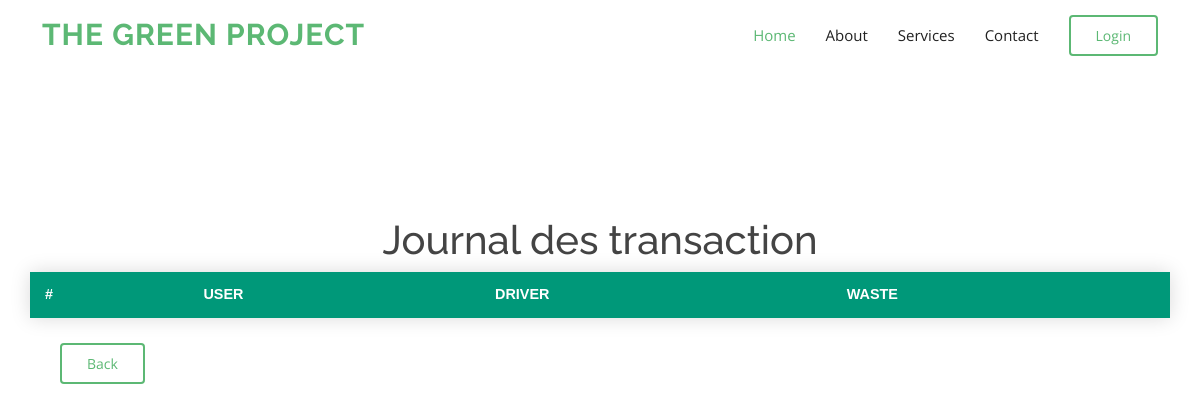
Page /functions/transactions.php on the earlier database version.
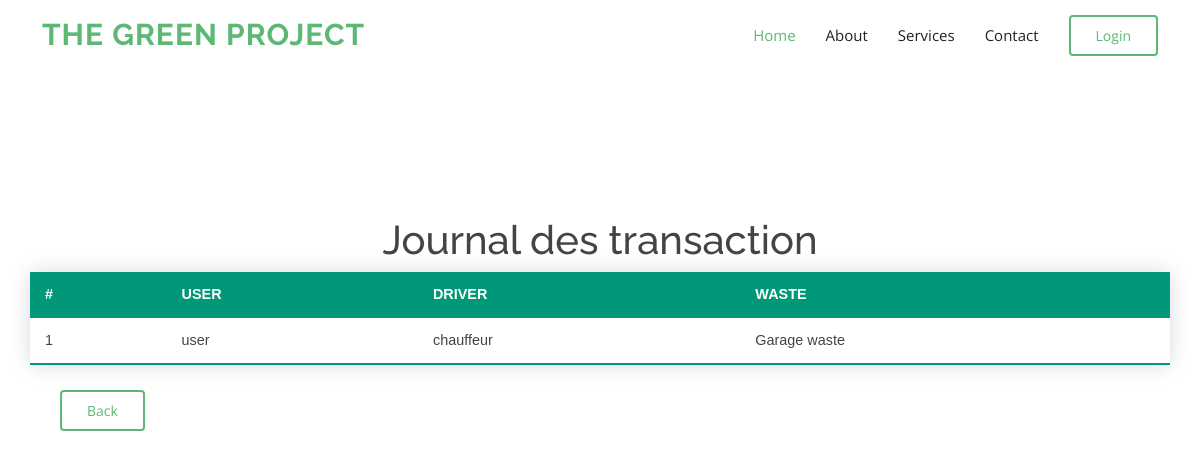
Same page on the later database version.
### tables this page shows
CREATE TABLE `transactions` (
  `id` int(11) NOT NULL,
  `user_id` int(11) NOT NULL,
  `driver_id` int(11) NOT NULL,
  `waste_id` int(11) NOT NULL
);

CREATE TABLE `user` (
  `immat` int(11) NOT NULL,
  `username` varchar(20) NOT NULL,
  `password` varchar(20) NOT NULL,
  `email` varchar(100) NOT NULL,
  `number` int(50) NOT NULL,
  `role` varchar(20) NOT NULL
);

CREATE TABLE `waste` (
  `id` int(11) NOT NULL,
  `title` varchar(50) NOT NULL,
  `volume` int(11) NOT NULL,
  `categorie` varchar(50) NOT NULL,
  `poids` int(11) NOT NULL,
  `location` varchar(50) NOT NULL
);

### functions/transactions.php (the view, shortened to what this page needs)
<?php
include("connection.php"); ?>
<!DOCTYPE html>
<html>
<head>
    <link href="../assets/vendor/animate.css/animate.min.css" rel="stylesheet">
    <link href="../assets/vendor/bootstrap/css/bootstrap.min.css" rel="stylesheet">
    <link href="../assets/vendor/bootstrap-icons/bootstrap-icons.css" rel="stylesheet">
    <link href="../assets/vendor/boxicons/css/boxicons.min.css" rel="stylesheet">
    <link href="../assets/vendor/glightbox/css/glightbox.min.css" rel="stylesheet">
    <link href="../assets/vendor/swiper/swiper-bundle.min.css" rel="stylesheet">
    <link href="../assets/css/style.css" rel="stylesheet">
</head>
<body class="bgimg">
    <header id="header" class="d-flex align-items-center">
        <div class="container d-flex align-items-center">
            <h1 class="logo me-auto"><a href="index.php">The Green Project</a></h1>
            <nav id="navbar" class="navbar">
                <ul>
                    <li><a class="nav-link scrollto active" href="#hero">Home</a></li>
                    <li><a class="nav-link scrollto" href="#about">About</a></li>
                    <li><a class="nav-link scrollto" href="#services">Services</a></li>
                    <li><a class="nav-link scrollto" href="#contact">Contact</a></li>
                    <li><a class="getstarted scrollto" href="login.php">Login</a></li>
                </ul>
            </nav>
        </div>
    </header>
    <br><br><br><br><br><br><br><br><br>
    <h1 style="text-align:center">Journal des transaction</h1>
    <div class="container">
        <div class="row">
            <?php
            $query = "SELECT * FROM transactions";
            $result = mysqli_query($idcon, $query);
            echo '<table class="styled-table">  <thead>
    <tr>
      <th scope="col">#</th>
      <th scope="col">USER</th>
      <th scope="col">DRIVER</th>
      <th scope="col">WASTE</th>
    </tr>
  </thead>';
            while ($row = mysqli_fetch_array($result)) {
                $tmp_id = $row['user_id'];
                $query = "SELECT username FROM user WHERE '$tmp_id' = immat";
                $tmp_result = mysqli_query($idcon, $query);
                $tmp_row = mysqli_fetch_array($tmp_result);
                $tmp_user = $tmp_row['username'];
                $tmp_id = $row['driver_id'];
                $query = "SELECT username FROM user WHERE '$tmp_id' = immat";
                $tmp_result = mysqli_query($idcon, $query);
                $tmp_row = mysqli_fetch_array($tmp_result);
                $tmp_driver = $tmp_row['username'];
                $tmp_id = $row['waste_id'];
                $query = "SELECT title FROM waste WHERE '$tmp_id' = id";
                $tmp_result = mysqli_query($idcon, $query);
                $tmp_row = mysqli_fetch_array($tmp_result);
                $tmp_waste = $tmp_row['title'];
                echo "<tr><td>" . htmlspecialchars($row['id']) . "</td><td>" . htmlspecialchars($tmp_user) . "</td><td>" . htmlspecialchars($tmp_driver) . "</td><td>" . htmlspecialchars($tmp_waste) . "</td></tr>";
            }
            echo "</table>";
            ?>
            <nav id="navbar" class="navbar"><a class="getstarted scrollto" href="../index.php">Back</a></nav>
        </div>
    </div>
</body>
</html>

### assets/css/style.css (style rules this page uses)
body { font-family: "Open Sans", sans-serif; color: #444444; }
a { text-decoration: none; color: #5cb874; }
h1, h2, h3, h4, h5, h6 { font-family: "Raleway", sans-serif; }
#header { background: #fff; transition: all 0.5s; z-index: 997; height: 70px; }
#header .logo { font-size: 30px; margin: 0; padding: 0; line-height: 1; font-weight: 700; letter-spacing: 1px; text-transform: uppercase; }
#header .logo a { color: #5cb874; }
.navbar { padding: 0; }
.navbar ul { margin: 0; padding: 0; display: flex; list-style: none; align-items: center; }
.navbar li { position: relative; }
.navbar a, .navbar a:focus { display: flex; align-items: center; justify-content: space-between; padding: 10px 0 10px 30px; font-size: 15px; color: #222222; white-space: nowrap; transition: 0.3s; }
.navbar a:hover, .navbar .active, .navbar .active:focus, .navbar li:hover>a { color: #5cb874; }
.navbar .getstarted, .navbar .getstarted:focus { color: #5cb874; padding: 8px 25px; margin-left: 30px; border-radius: 4px; border: 2px solid #5cb874; transition: 0.3s; font-size: 14px; }

### functions/transactions.php (style rules this page uses)
.styled-table { border-collapse: collapse; margin: 25px 0; font-size: 0.9em; font-family: sans-serif; min-width: 400px; box-shadow: 0 0 20px rgba(0, 0, 0, 0.15); }
.styled-table thead tr { background-color: #009879; color: #ffffff; text-align: left; }
.styled-table th, .styled-table td { padding: 12px 15px; }
.styled-table tbody tr { border-bottom: 1px solid #dddddd; }
.styled-table tbody tr:last-of-type { border-bottom: 2px solid #009879; }

Differences in the rows shown:
added transactions: id "1", user.username "user", user.username "chauffeur", waste.title "Garage waste"
